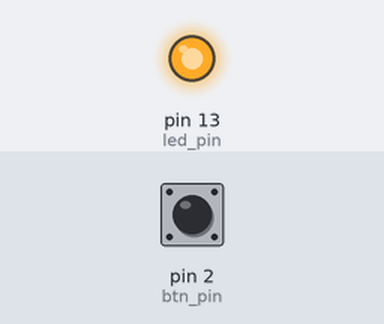
The sketch below on a simulated Arduino Uno, built with avr-gcc and run on an emulated ATmega328P. Shown: output pins drawn as LEDs (lit = HIGH). The test bench sets the inputs (shaded band); at power-on: pin 2 (btn_pin) HIGH.

Above: at 1.2 s.
1.3 s: pin 2 (btn_pin) pulled LOW for 0.15 s
At 2.4 s:
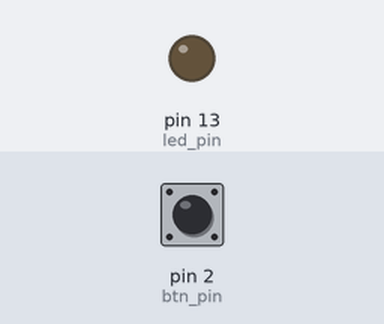
2.9 s: pin 2 (btn_pin) pulled LOW for 1 s
At 3.6 s:
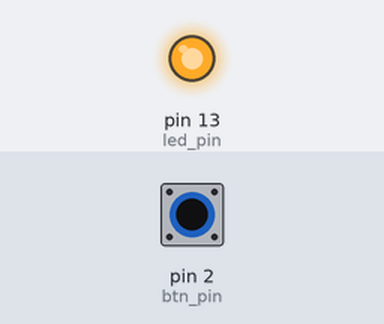
5.4 s: pin 2 (btn_pin) pulled LOW for 3.2 s
At 6.7 s:
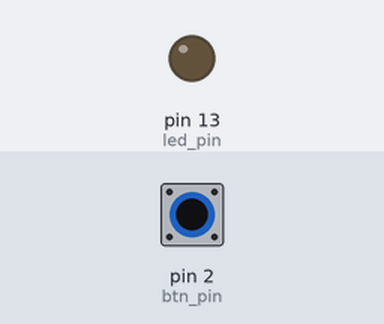
Timing chart, 0 to 8.4 s (numbered marks = the images above; inputs shaded):
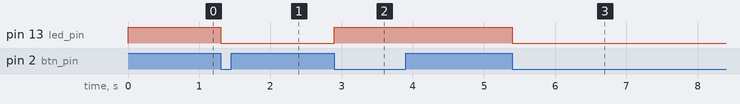

Measured:
- after the input at 1.3 s, pin 13 (led_pin): HIGH → LOW at once
- after the input at 2.9 s, pin 13 (led_pin): LOW → HIGH at once
- after the input at 5.4 s, pin 13 (led_pin): HIGH → LOW at once

The sketch:

simple_button_latch.ino
```cpp
/**
   MakerNano

   Use interrupt pin.
*/

const byte led_pin = 13;
const byte btn_pin = 2;
volatile byte led_state = HIGH;

void setup()
{
  pinMode(led_pin, OUTPUT);
  pinMode(btn_pin, INPUT_PULLUP);
  attachInterrupt(digitalPinToInterrupt(btn_pin), deltaled, FALLING);
}

void loop()
{
  digitalWrite(led_pin, led_state);
}

void deltaled()
{
  led_state = !led_state;
}
```
